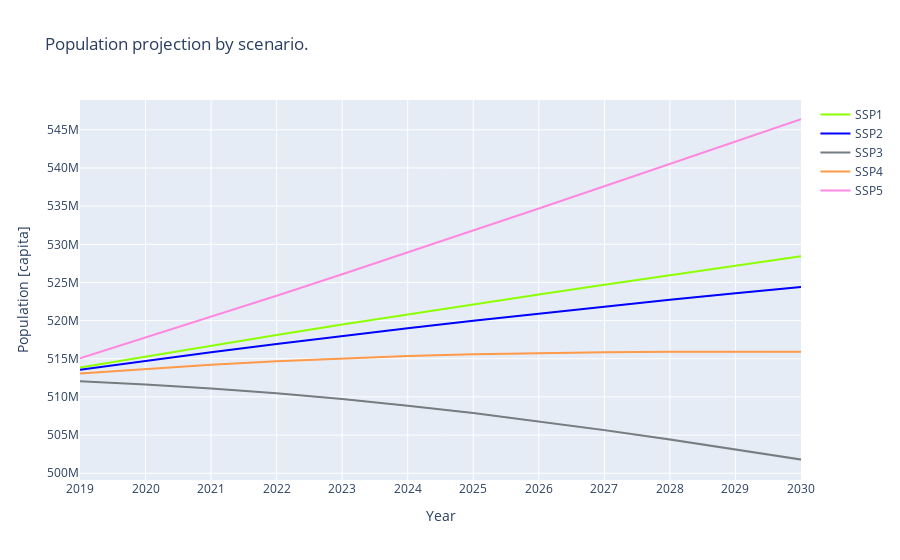
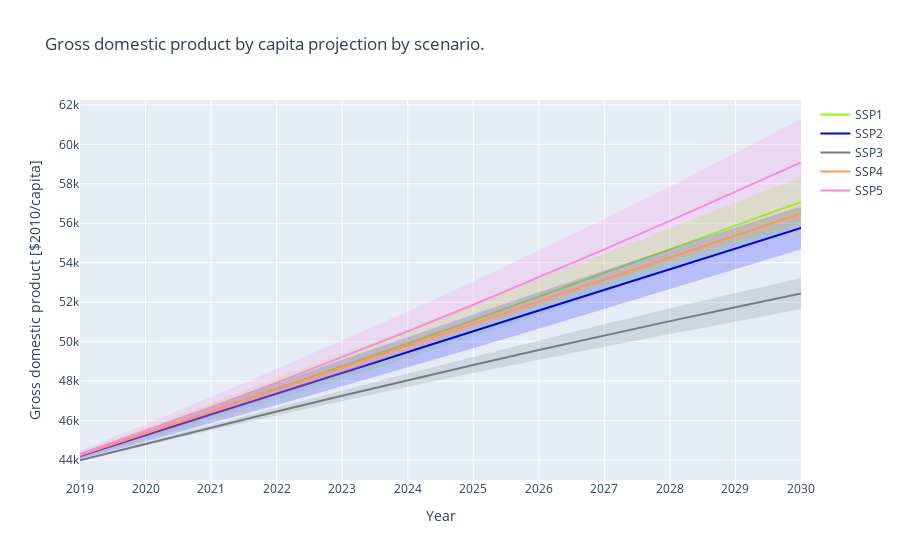
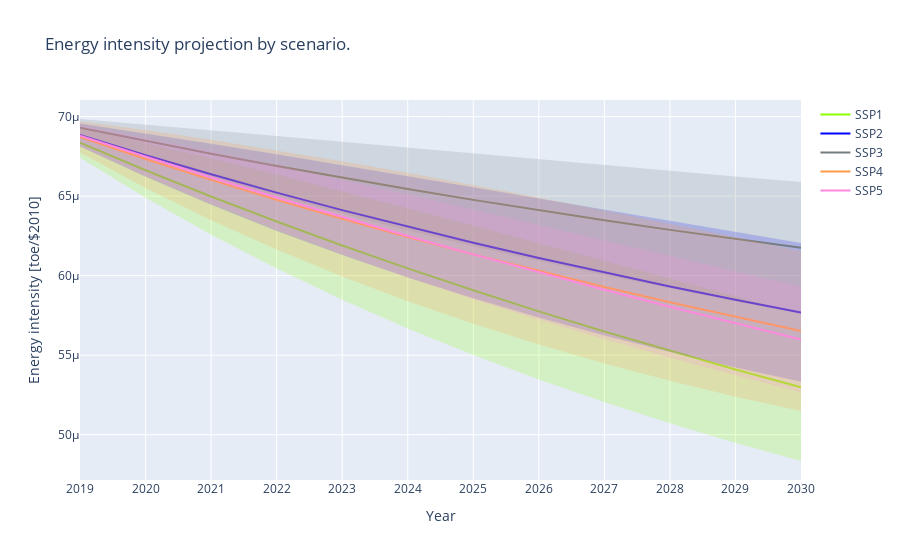
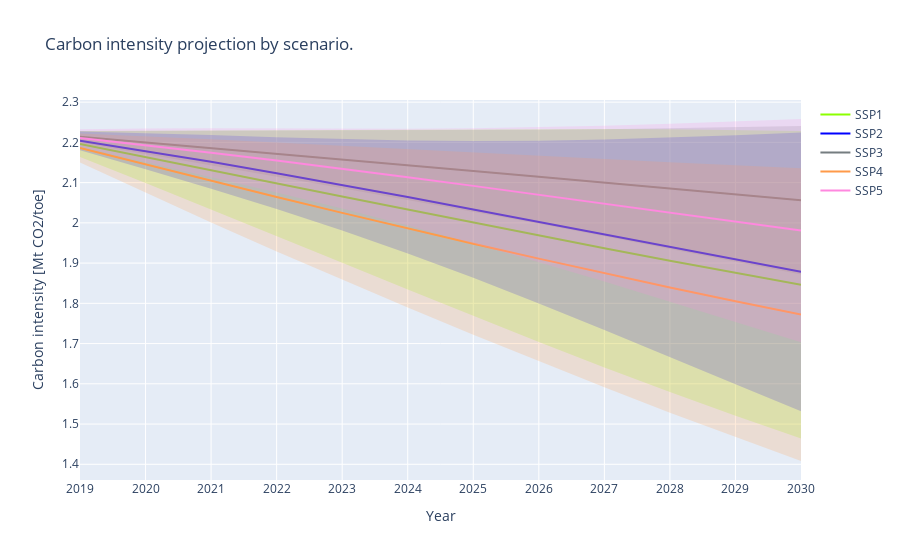

Here is the notebook cell these charts were saved with, in order:
### Code cell
import pandas as pd
import numpy as np
import plotly.graph_objects as go

from_dir = "proj_values_EU28/"

pop = ['pop_SSP1.csv', 'pop_SSP2.csv', 'pop_SSP3.csv', 'pop_SSP4.csv', 'pop_SSP5.csv']
gdpc = ['gdp_cap_SSP1.csv', 'gdp_cap_SSP2.csv', 'gdp_cap_SSP3.csv', 'gdp_cap_SSP4.csv', 'gdp_cap_SSP5.csv']
ei = ['EnergyIntensity_SSP1.csv', 'EnergyIntensity_SSP2.csv', 'EnergyIntensity_SSP3.csv', 'EnergyIntensity_SSP4.csv',
      'EnergyIntensity_SSP5.csv']
ci = ['CarbonIntensity_SSP1.csv', 'CarbonIntensity_SSP2.csv', 'CarbonIntensity_SSP3.csv', 'CarbonIntensity_SSP4.csv',
      'CarbonIntensity_SSP5.csv']

dates = np.arange(2019, 2031)
dates_rev = dates[::-1]

def plot_var(var, title, yaxis_name, file_name):
    fig = go.Figure()
    name_sc = ['SSP1', 'SSP2', 'SSP3', 'SSP4', 'SSP5']
    colors = ['rgba(140, 255, 0, 1)', 'rgba(0, 0, 255, 1)', 'rgba(117, 125, 128, 1)', 'rgba(255, 154, 73, 1)', 'rgba(255, 136, 223, 1)']
    colors_fill = ['rgba(140, 255, 0, 0.2)', 'rgba(0, 0, 255, 0.2)', 'rgba(117, 125, 128, 0.2)', 'rgba(255, 154, 73, 0.2)', 'rgba(255, 136, 223, 0.2)']
    for file in np.arange(len(var)):
        df = pd.read_csv(from_dir + var[file], index_col=['Unnamed: 0'])
        m = df.mean()
        std = df.std()
        df = pd.DataFrame({'mean': m, 'std': std})
        
        y_upper = m+std
        y_lower = m-std
        y_lower = y_lower[::-1]
        
        
        fig.add_trace(go.Scatter(
            x=np.concatenate((dates,dates_rev)),
            y=np.concatenate((y_upper,y_lower)),
            fill='toself',
            fillcolor=colors_fill[file],
            line_color='rgba(0, 0, 0, 0)',
            showlegend=False,
            name=name_sc[file],
        ))
        fig.add_trace(go.Scatter(
            x=dates,
            y=m,
            line_color=colors[file],
            showlegend=True,
            name=name_sc[file],
        ))
        
    fig.update_layout(
        title=title,
        xaxis_title="Year",
        yaxis_title= yaxis_name,
        xaxis = dict(
            tickmode = 'linear',
            dtick = 1
        )
    )
    
    fig.update_traces(mode='lines')
    fig.write_image("proj_values_EU28/scenarios_plots/{}.png".format(file_name))
    fig.show()
    

plot_var(pop, 'Population projection by scenario.', 'Population [capita]', 'pop')
plot_var(gdpc, 'Gross domestic product by capita projection by scenario.', 'Gross domestic product [$2010/capita]', 'gdpc')
plot_var(ei, 'Energy intensity projection by scenario.', 'Energy intensity [toe/$2010]', 'ei')
plot_var(ci, 'Carbon intensity projection by scenario.', 'Carbon intensity [Mt CO2/toe]', 'ci')

from_dir = from_dir + 'fuels/'
ssp = ['SSP1', 'SSP2', 'SSP3', 'SSP4', 'SSP5']
fuels = ['coal', 'gas', 'oil']

def plot_fuel(fuel, title, yaxis_name, file_name):
    fig = go.Figure()
    name_sc = ['SSP1', 'SSP2', 'SSP3', 'SSP4', 'SSP5']
    colors = ['rgba(140, 255, 0, 1)', 'rgba(0, 0, 255, 1)', 'rgba(117, 125, 128, 1)', 'rgba(255, 154, 73, 1)', 'rgba(255, 136, 223, 1)']
    colors_fill = ['rgba(140, 255, 0, 0.2)', 'rgba(0, 0, 255, 0.2)', 'rgba(117, 125, 128, 0.2)', 'rgba(255, 154, 73, 0.2)', 'rgba(255, 136, 223, 0.2)']
    for scen in np.arange(len(ssp)):
        df = pd.read_csv(from_dir+fuel+'_'+ssp[scen]+'.csv', index_col=['Unnamed: 0'])
        df = df.drop(['0'], axis=1)

        m = df.mean()
        std = df.std()
        df = pd.DataFrame({'mean': m, 'std': std})
        
        y_upper = m+std
        y_lower = m-std
        y_lower = y_lower[::-1]
        
    
        fig.add_trace(go.Scatter(
            x=np.concatenate((dates,dates_rev)),
            y=np.concatenate((y_upper,y_lower)),
            fill='toself',
            fillcolor=colors_fill[scen],
            line_color='rgba(0, 0, 0, 0)',
            showlegend=False,
            name=name_sc[scen],
        ))
        fig.add_trace(go.Scatter(
            x=dates,
            y=m,
            line_color=colors[scen],
            showlegend=True,
            name=name_sc[scen],
        ))
        
    fig.update_layout(
        title=title,
        xaxis_title="Year",
        yaxis_title= yaxis_name,
        xaxis = dict(
            tickmode = 'linear',
            dtick = 1
        )
    )
    
    fig.update_traces(mode='lines')
    fig.write_image("proj_values_EU28/fuels/{}.png".format(file_name))
    fig.show()
    
plot_fuel('coal', 'Coal consumption by scenario.', 'Total coal consumption [toe]', 'coal')
plot_fuel('gas', 'Gas consumption by scenario.', 'Total gas consumption [toe]', 'gas')
plot_fuel('oil', 'Oil consumption by scenario.', 'Total oil consumption [toe]', 'oil')

### Figure 1 — Plotly figure (JSON) as saved in the notebook; plotly's stock layout.template omitted (floating-point values rounded to 4 significant figures)
{"data": [{"fill": "toself", "fillcolor": "rgba(140, 255, 0, 0.2)", "line": {"color": "rgba(0, 0, 0, 0)"}, "mode": "lines", "name": "SSP1", "showlegend": false, "type": "scatter", "x": [2019, 2020, 2021, 2022, 2023, 2024, 2025, 2026, 2027, 2028, 2029, 2030, 2030, 2029, 2028, 2027, 2026, 2025, 2024, 2023, 2022, 2021, 2020, 2019], "y": [513800000.0, 515300000.0, 516700000.0, 518100000.0, 519500000.0, 520900000.0, 522200000.0, 523500000.0, 524800000.0, 526000000.0, 527300000.0, 528500000.0, 528400000.0, 527200000.0, 525900000.0, 524700000.0, 523400000.0, 522100000.0, 520800000.0, 519500000.0, 518100000.0, 516700000.0, 515300000.0, 513800000.0]}, {"line": {"color": "rgba(140, 255, 0, 1)"}, "mode": "lines", "name": "SSP1", "showlegend": true, "type": "scatter", "x": [2019, 2020, 2021, 2022, 2023, 2024, 2025, 2026, 2027, 2028, 2029, 2030], "y": [513800000.0, 515300000.0, 516700000.0, 518100000.0, 519500000.0, 520800000.0, 522100000.0, 523400000.0, 524700000.0, 526000000.0, 527200000.0, 528400000.0]}, {"fill": "toself", "fillcolor": "rgba(0, 0, 255, 0.2)", "line": {"color": "rgba(0, 0, 0, 0)"}, "mode": "lines", "name": "SSP2", "showlegend": false, "type": "scatter", "x": [2019, 2020, 2021, 2022, 2023, 2024, 2025, 2026, 2027, 2028, 2029, 2030, 2030, 2029, 2028, 2027, 2026, 2025, 2024, 2023, 2022, 2021, 2020, 2019], "y": [513600000.0, 514700000.0, 515900000.0, 517000000.0, 518000000.0, 519100000.0, 520000000.0, 521000000.0, 521900000.0, 522800000.0, 523700000.0, 524500000.0, 524300000.0, 523500000.0, 522700000.0, 521800000.0, 520900000.0, 519900000.0, 519000000.0, 517900000.0, 516900000.0, 515800000.0, 514700000.0, 513600000.0]}, {"line": {"color": "rgba(0, 0, 255, 1)"}, "mode": "lines", "name": "SSP2", "showlegend": true, "type": "scatter", "x": [2019, 2020, 2021, 2022, 2023, 2024, 2025, 2026, 2027, 2028, 2029, 2030], "y": [513600000.0, 514700000.0, 515800000.0, 516900000.0, 518000000.0, 519000000.0, 520000000.0, 520900000.0, 521900000.0, 522700000.0, 523600000.0, 524400000.0]}, {"fill": "toself", "fillcolor": "rgba(117, 125, 128, 0.2)", "line": {"color": "rgba(0, 0, 0, 0)"}, "mode": "lines", "name": "SSP3", "showlegend": false, "type": "scatter", "x": [2019, 2020, 2021, 2022, 2023, 2024, 2025, 2026, 2027, 2028, 2029, 2030, 2030, 2029, 2028, 2027, 2026, 2025, 2024, 2023, 2022, 2021, 2020, 2019], "y": [512100000.0, 511700000.0, 511200000.0, 510500000.0, 509800000.0, 508900000.0, 508000000.0, 506900000.0, 505800000.0, 504600000.0, 503300000.0, 502000000.0, 501600000.0, 503000000.0, 504300000.0, 505500000.0, 506700000.0, 507800000.0, 508800000.0, 509600000.0, 510400000.0, 511100000.0, 511600000.0, 512100000.0]}, {"line": {"color": "rgba(117, 125, 128, 1)"}, "mode": "lines", "name": "SSP3", "showlegend": true, "type": "scatter", "x": [2019, 2020, 2021, 2022, 2023, 2024, 2025, 2026, 2027, 2028, 2029, 2030], "y": [512100000.0, 511600000.0, 511100000.0, 510500000.0, 509700000.0, 508900000.0, 507900000.0, 506800000.0, 505700000.0, 504400000.0, 503100000.0, 501800000.0]}, {"fill": "toself", "fillcolor": "rgba(255, 154, 73, 0.2)", "line": {"color": "rgba(0, 0, 0, 0)"}, "mode": "lines", "name": "SSP4", "showlegend": false, "type": "scatter", "x": [2019, 2020, 2021, 2022, 2023, 2024, 2025, 2026, 2027, 2028, 2029, 2030, 2030, 2029, 2028, 2027, 2026, 2025, 2024, 2023, 2022, 2021, 2020, 2019], "y": [513100000.0, 513700000.0, 514200000.0, 514700000.0, 515100000.0, 515400000.0, 515700000.0, 515800000.0, 515900000.0, 516000000.0, 516000000.0, 516000000.0, 515800000.0, 515800000.0, 515800000.0, 515800000.0, 515700000.0, 515500000.0, 515300000.0, 515000000.0, 514700000.0, 514200000.0, 513700000.0, 513100000.0]}, {"line": {"color": "rgba(255, 154, 73, 1)"}, "mode": "lines", "name": "SSP4", "showlegend": true, "type": "scatter", "x": [2019, 2020, 2021, 2022, 2023, 2024, 2025, 2026, 2027, 2028, 2029, 2030], "y": [513100000.0, 513700000.0, 514200000.0, 514700000.0, 515100000.0, 515400000.0, 515600000.0, 515700000.0, 515800000.0, 515900000.0, 515900000.0, 515900000.0]}, {"fill": "toself", "fillcolor": "rgba(255, 136, 223, 0.2)", "line": {"color": "rgba(0, 0, 0, 0)"}, "mode": "lines", "name": "SSP5", "showlegend": false, "type": "scatter", "x": [2019, 2020, 2021, 2022, 2023, 2024, 2025, 2026, 2027, 2028, 2029, 2030, 2030, 2029, 2028, 2027, 2026, 2025, 2024, 2023, 2022, 2021, 2020, 2019], "y": [515000000.0, 517800000.0, 520500000.0, 523300000.0, 526100000.0, 528900000.0, 531800000.0, 534700000.0, 537600000.0, 540500000.0, 543500000.0, 546400000.0, 546400000.0, 543500000.0, 540500000.0, 537600000.0, 534700000.0, 531800000.0, 528900000.0, 526100000.0, 523300000.0, 520500000.0, 517800000.0, 515000000.0]}, {"line": {"color": "rgba(255, 136, 223, 1)"}, "mode": "lines", "name": "SSP5", "showlegend": true, "type": "scatter", "x": [2019, 2020, 2021, 2022, 2023, 2024, 2025, 2026, 2027, 2028, 2029, 2030], "y": [515000000.0, 517800000.0, 520500000.0, 523300000.0, 526100000.0, 528900000.0, 531800000.0, 534700000.0, 537600000.0, 540500000.0, 543500000.0, 546400000.0]}], "layout": {"title": {"text": "Population projection by scenario."}, "xaxis": {"dtick": 1, "tickmode": "linear", "title": {"text": "Year"}}, "yaxis": {"title": {"text": "Population [capita]"}}}}

### Figure 2 — Plotly figure (JSON) as saved in the notebook; plotly's stock layout.template omitted (floating-point values rounded to 4 significant figures)
{"data": [{"fill": "toself", "fillcolor": "rgba(140, 255, 0, 0.2)", "line": {"color": "rgba(0, 0, 0, 0)"}, "mode": "lines", "name": "SSP1", "showlegend": false, "type": "scatter", "x": [2019, 2020, 2021, 2022, 2023, 2024, 2025, 2026, 2027, 2028, 2029, 2030, 2030, 2029, 2028, 2027, 2026, 2025, 2024, 2023, 2022, 2021, 2020, 2019], "y": [44400.0, 45640.0, 46890.0, 48140.0, 49400.0, 50660.0, 51920.0, 53190.0, 54460.0, 55750.0, 57050.0, 58360.0, 55790.0, 54700.0, 53590.0, 52480.0, 51370.0, 50260.0, 49170.0, 48100.0, 47060.0, 46040.0, 45060.0, 44090.0]}, {"line": {"color": "rgba(140, 255, 0, 1)"}, "mode": "lines", "name": "SSP1", "showlegend": true, "type": "scatter", "x": [2019, 2020, 2021, 2022, 2023, 2024, 2025, 2026, 2027, 2028, 2029, 2030], "y": [44240.0, 45350.0, 46470.0, 47600.0, 48750.0, 49910.0, 51090.0, 52280.0, 53470.0, 54670.0, 55870.0, 57070.0]}, {"fill": "toself", "fillcolor": "rgba(0, 0, 255, 0.2)", "line": {"color": "rgba(0, 0, 0, 0)"}, "mode": "lines", "name": "SSP2", "showlegend": false, "type": "scatter", "x": [2019, 2020, 2021, 2022, 2023, 2024, 2025, 2026, 2027, 2028, 2029, 2030, 2030, 2029, 2028, 2027, 2026, 2025, 2024, 2023, 2022, 2021, 2020, 2019], "y": [44350.0, 45550.0, 46740.0, 47920.0, 49080.0, 50240.0, 51380.0, 52500.0, 53610.0, 54710.0, 55790.0, 56850.0, 54680.0, 53670.0, 52660.0, 51650.0, 50660.0, 49670.0, 48700.0, 47740.0, 46790.0, 45860.0, 44950.0, 44040.0]}, {"line": {"color": "rgba(0, 0, 255, 1)"}, "mode": "lines", "name": "SSP2", "showlegend": true, "type": "scatter", "x": [2019, 2020, 2021, 2022, 2023, 2024, 2025, 2026, 2027, 2028, 2029, 2030], "y": [44200.0, 45250.0, 46300.0, 47350.0, 48410.0, 49470.0, 50530.0, 51580.0, 52630.0, 53680.0, 54730.0, 55770.0]}, {"fill": "toself", "fillcolor": "rgba(117, 125, 128, 0.2)", "line": {"color": "rgba(0, 0, 0, 0)"}, "mode": "lines", "name": "SSP3", "showlegend": false, "type": "scatter", "x": [2019, 2020, 2021, 2022, 2023, 2024, 2025, 2026, 2027, 2028, 2029, 2030, 2030, 2029, 2028, 2027, 2026, 2025, 2024, 2023, 2022, 2021, 2020, 2019], "y": [44040.0, 44920.0, 45790.0, 46660.0, 47530.0, 48380.0, 49230.0, 50070.0, 50890.0, 51690.0, 52470.0, 53220.0, 51650.0, 51030.0, 50390.0, 49750.0, 49080.0, 48410.0, 47710.0, 47000.0, 46260.0, 45510.0, 44740.0, 43950.0]}, {"line": {"color": "rgba(117, 125, 128, 1)"}, "mode": "lines", "name": "SSP3", "showlegend": true, "type": "scatter", "x": [2019, 2020, 2021, 2022, 2023, 2024, 2025, 2026, 2027, 2028, 2029, 2030], "y": [44000.0, 44830.0, 45650.0, 46460.0, 47260.0, 48050.0, 48820.0, 49580.0, 50320.0, 51040.0, 51750.0, 52440.0]}, {"fill": "toself", "fillcolor": "rgba(255, 154, 73, 0.2)", "line": {"color": "rgba(0, 0, 0, 0)"}, "mode": "lines", "name": "SSP4", "showlegend": false, "type": "scatter", "x": [2019, 2020, 2021, 2022, 2023, 2024, 2025, 2026, 2027, 2028, 2029, 2030, 2030, 2029, 2028, 2027, 2026, 2025, 2024, 2023, 2022, 2021, 2020, 2019], "y": [44340.0, 45520.0, 46680.0, 47830.0, 48950.0, 50060.0, 51150.0, 52240.0, 53350.0, 54510.0, 55720.0, 56950.0, 56040.0, 55070.0, 54060.0, 52980.0, 51850.0, 50680.0, 49530.0, 48400.0, 47290.0, 46220.0, 45170.0, 44150.0]}, {"line": {"color": "rgba(255, 154, 73, 1)"}, "mode": "lines", "name": "SSP4", "showlegend": true, "type": "scatter", "x": [2019, 2020, 2021, 2022, 2023, 2024, 2025, 2026, 2027, 2028, 2029, 2030], "y": [44250.0, 45340.0, 46450.0, 47560.0, 48680.0, 49800.0, 50920.0, 52040.0, 53170.0, 54280.0, 55390.0, 56500.0]}, {"fill": "toself", "fillcolor": "rgba(255, 136, 223, 0.2)", "line": {"color": "rgba(0, 0, 0, 0)"}, "mode": "lines", "name": "SSP5", "showlegend": false, "type": "scatter", "x": [2019, 2020, 2021, 2022, 2023, 2024, 2025, 2026, 2027, 2028, 2029, 2030, 2030, 2029, 2028, 2027, 2026, 2025, 2024, 2023, 2022, 2021, 2020, 2019], "y": [44480.0, 45830.0, 47200.0, 48610.0, 50050.0, 51530.0, 53050.0, 54620.0, 56220.0, 57870.0, 59550.0, 61280.0, 56870.0, 55620.0, 54370.0, 53130.0, 51910.0, 50690.0, 49510.0, 48360.0, 47240.0, 46170.0, 45130.0, 44120.0]}, {"line": {"color": "rgba(255, 136, 223, 1)"}, "mode": "lines", "name": "SSP5", "showlegend": true, "type": "scatter", "x": [2019, 2020, 2021, 2022, 2023, 2024, 2025, 2026, 2027, 2028, 2029, 2030], "y": [44300.0, 45480.0, 46680.0, 47930.0, 49210.0, 50520.0, 51870.0, 53260.0, 54680.0, 56120.0, 57590.0, 59080.0]}], "layout": {"title": {"text": "Gross domestic product by capita projection by scenario."}, "xaxis": {"dtick": 1, "tickmode": "linear", "title": {"text": "Year"}}, "yaxis": {"title": {"text": "Gross domestic product [$2010/capita]"}}}}

### Figure 3 — Plotly figure (JSON) as saved in the notebook; plotly's stock layout.template omitted (floating-point values rounded to 4 significant figures)
{"data": [{"fill": "toself", "fillcolor": "rgba(140, 255, 0, 0.2)", "line": {"color": "rgba(0, 0, 0, 0)"}, "mode": "lines", "name": "SSP1", "showlegend": false, "type": "scatter", "x": [2019, 2020, 2021, 2022, 2023, 2024, 2025, 2026, 2027, 2028, 2029, 2030, 2030, 2029, 2028, 2027, 2026, 2025, 2024, 2023, 2022, 2021, 2020, 2019], "y": [6.93e-05, 6.836e-05, 6.738e-05, 6.636e-05, 6.531e-05, 6.424e-05, 6.315e-05, 6.205e-05, 6.094e-05, 5.983e-05, 5.871e-05, 5.76e-05, 4.834e-05, 4.948e-05, 5.071e-05, 5.203e-05, 5.346e-05, 5.501e-05, 5.668e-05, 5.848e-05, 6.045e-05, 6.258e-05, 6.489e-05, 6.742e-05]}, {"line": {"color": "rgba(140, 255, 0, 1)"}, "mode": "lines", "name": "SSP1", "showlegend": true, "type": "scatter", "x": [2019, 2020, 2021, 2022, 2023, 2024, 2025, 2026, 2027, 2028, 2029, 2030], "y": [6.836e-05, 6.663e-05, 6.498e-05, 6.34e-05, 6.19e-05, 6.046e-05, 5.908e-05, 5.775e-05, 5.649e-05, 5.527e-05, 5.41e-05, 5.297e-05]}, {"fill": "toself", "fillcolor": "rgba(0, 0, 255, 0.2)", "line": {"color": "rgba(0, 0, 0, 0)"}, "mode": "lines", "name": "SSP2", "showlegend": false, "type": "scatter", "x": [2019, 2020, 2021, 2022, 2023, 2024, 2025, 2026, 2027, 2028, 2029, 2030, 2030, 2029, 2028, 2027, 2026, 2025, 2024, 2023, 2022, 2021, 2020, 2019], "y": [6.958e-05, 6.895e-05, 6.83e-05, 6.763e-05, 6.695e-05, 6.626e-05, 6.556e-05, 6.486e-05, 6.415e-05, 6.345e-05, 6.275e-05, 6.205e-05, 5.332e-05, 5.422e-05, 5.519e-05, 5.624e-05, 5.737e-05, 5.858e-05, 5.989e-05, 6.129e-05, 6.281e-05, 6.445e-05, 6.622e-05, 6.813e-05]}, {"line": {"color": "rgba(0, 0, 255, 1)"}, "mode": "lines", "name": "SSP2", "showlegend": true, "type": "scatter", "x": [2019, 2020, 2021, 2022, 2023, 2024, 2025, 2026, 2027, 2028, 2029, 2030], "y": [6.885e-05, 6.758e-05, 6.637e-05, 6.522e-05, 6.412e-05, 6.307e-05, 6.207e-05, 6.111e-05, 6.02e-05, 5.932e-05, 5.849e-05, 5.769e-05]}, {"fill": "toself", "fillcolor": "rgba(117, 125, 128, 0.2)", "line": {"color": "rgba(0, 0, 0, 0)"}, "mode": "lines", "name": "SSP3", "showlegend": false, "type": "scatter", "x": [2019, 2020, 2021, 2022, 2023, 2024, 2025, 2026, 2027, 2028, 2029, 2030, 2030, 2029, 2028, 2027, 2026, 2025, 2024, 2023, 2022, 2021, 2020, 2019], "y": [6.985e-05, 6.951e-05, 6.915e-05, 6.879e-05, 6.842e-05, 6.805e-05, 6.768e-05, 6.731e-05, 6.694e-05, 6.658e-05, 6.623e-05, 6.589e-05, 5.76e-05, 5.837e-05, 5.918e-05, 6.002e-05, 6.092e-05, 6.185e-05, 6.285e-05, 6.39e-05, 6.501e-05, 6.619e-05, 6.744e-05, 6.877e-05]}, {"line": {"color": "rgba(117, 125, 128, 1)"}, "mode": "lines", "name": "SSP3", "showlegend": true, "type": "scatter", "x": [2019, 2020, 2021, 2022, 2023, 2024, 2025, 2026, 2027, 2028, 2029, 2030], "y": [6.931e-05, 6.847e-05, 6.767e-05, 6.69e-05, 6.616e-05, 6.545e-05, 6.477e-05, 6.411e-05, 6.348e-05, 6.288e-05, 6.23e-05, 6.175e-05]}, {"fill": "toself", "fillcolor": "rgba(255, 154, 73, 0.2)", "line": {"color": "rgba(0, 0, 0, 0)"}, "mode": "lines", "name": "SSP4", "showlegend": false, "type": "scatter", "x": [2019, 2020, 2021, 2022, 2023, 2024, 2025, 2026, 2027, 2028, 2029, 2030, 2030, 2029, 2028, 2027, 2026, 2025, 2024, 2023, 2022, 2021, 2020, 2019], "y": [6.971e-05, 6.916e-05, 6.855e-05, 6.79e-05, 6.72e-05, 6.647e-05, 6.571e-05, 6.492e-05, 6.41e-05, 6.327e-05, 6.242e-05, 6.155e-05, 5.148e-05, 5.239e-05, 5.338e-05, 5.447e-05, 5.566e-05, 5.697e-05, 5.839e-05, 5.994e-05, 6.164e-05, 6.349e-05, 6.552e-05, 6.774e-05]}, {"line": {"color": "rgba(255, 154, 73, 1)"}, "mode": "lines", "name": "SSP4", "showlegend": true, "type": "scatter", "x": [2019, 2020, 2021, 2022, 2023, 2024, 2025, 2026, 2027, 2028, 2029, 2030], "y": [6.872e-05, 6.734e-05, 6.602e-05, 6.477e-05, 6.357e-05, 6.243e-05, 6.134e-05, 6.029e-05, 5.929e-05, 5.833e-05, 5.74e-05, 5.652e-05]}, {"fill": "toself", "fillcolor": "rgba(255, 136, 223, 0.2)", "line": {"color": "rgba(0, 0, 0, 0)"}, "mode": "lines", "name": "SSP5", "showlegend": false, "type": "scatter", "x": [2019, 2020, 2021, 2022, 2023, 2024, 2025, 2026, 2027, 2028, 2029, 2030, 2030, 2029, 2028, 2027, 2026, 2025, 2024, 2023, 2022, 2021, 2020, 2019], "y": [6.944e-05, 6.865e-05, 6.781e-05, 6.694e-05, 6.604e-05, 6.511e-05, 6.416e-05, 6.319e-05, 6.222e-05, 6.124e-05, 6.027e-05, 5.931e-05, 5.264e-05, 5.372e-05, 5.484e-05, 5.6e-05, 5.723e-05, 5.852e-05, 5.989e-05, 6.134e-05, 6.289e-05, 6.453e-05, 6.629e-05, 6.817e-05]}, {"line": {"color": "rgba(255, 136, 223, 1)"}, "mode": "lines", "name": "SSP5", "showlegend": true, "type": "scatter", "x": [2019, 2020, 2021, 2022, 2023, 2024, 2025, 2026, 2027, 2028, 2029, 2030], "y": [6.881e-05, 6.747e-05, 6.617e-05, 6.491e-05, 6.369e-05, 6.25e-05, 6.134e-05, 6.021e-05, 5.911e-05, 5.804e-05, 5.699e-05, 5.598e-05]}], "layout": {"title": {"text": "Energy intensity projection by scenario."}, "xaxis": {"dtick": 1, "tickmode": "linear", "title": {"text": "Year"}}, "yaxis": {"title": {"text": "Energy intensity [toe/$2010]"}}}}

### Figure 4 — Plotly figure (JSON) as saved in the notebook; plotly's stock layout.template omitted (floating-point values rounded to 4 significant figures)
{"data": [{"fill": "toself", "fillcolor": "rgba(140, 255, 0, 0.2)", "line": {"color": "rgba(0, 0, 0, 0)"}, "mode": "lines", "name": "SSP1", "showlegend": false, "type": "scatter", "x": [2019, 2020, 2021, 2022, 2023, 2024, 2025, 2026, 2027, 2028, 2029, 2030, 2030, 2029, 2028, 2027, 2026, 2025, 2024, 2023, 2022, 2021, 2020, 2019], "y": [2.228, 2.228, 2.229, 2.23, 2.231, 2.232, 2.233, 2.233, 2.233, 2.232, 2.231, 2.228, 1.464, 1.521, 1.579, 1.641, 1.704, 1.769, 1.834, 1.901, 1.968, 2.034, 2.099, 2.164]}, {"line": {"color": "rgba(140, 255, 0, 1)"}, "mode": "lines", "name": "SSP1", "showlegend": true, "type": "scatter", "x": [2019, 2020, 2021, 2022, 2023, 2024, 2025, 2026, 2027, 2028, 2029, 2030], "y": [2.196, 2.164, 2.131, 2.099, 2.066, 2.033, 2.001, 1.968, 1.937, 1.906, 1.876, 1.846]}, {"fill": "toself", "fillcolor": "rgba(0, 0, 255, 0.2)", "line": {"color": "rgba(0, 0, 0, 0)"}, "mode": "lines", "name": "SSP2", "showlegend": false, "type": "scatter", "x": [2019, 2020, 2021, 2022, 2023, 2024, 2025, 2026, 2027, 2028, 2029, 2030, 2030, 2029, 2028, 2027, 2026, 2025, 2024, 2023, 2022, 2021, 2020, 2019], "y": [2.227, 2.224, 2.218, 2.213, 2.208, 2.204, 2.203, 2.204, 2.207, 2.212, 2.218, 2.225, 1.532, 1.599, 1.667, 1.734, 1.8, 1.863, 1.924, 1.981, 2.034, 2.085, 2.133, 2.18]}, {"line": {"color": "rgba(0, 0, 255, 1)"}, "mode": "lines", "name": "SSP2", "showlegend": true, "type": "scatter", "x": [2019, 2020, 2021, 2022, 2023, 2024, 2025, 2026, 2027, 2028, 2029, 2030], "y": [2.204, 2.178, 2.152, 2.124, 2.094, 2.064, 2.033, 2.002, 1.971, 1.939, 1.908, 1.878]}, {"fill": "toself", "fillcolor": "rgba(117, 125, 128, 0.2)", "line": {"color": "rgba(0, 0, 0, 0)"}, "mode": "lines", "name": "SSP3", "showlegend": false, "type": "scatter", "x": [2019, 2020, 2021, 2022, 2023, 2024, 2025, 2026, 2027, 2028, 2029, 2030, 2030, 2029, 2028, 2027, 2026, 2025, 2024, 2023, 2022, 2021, 2020, 2019], "y": [2.229, 2.229, 2.229, 2.229, 2.229, 2.229, 2.23, 2.231, 2.233, 2.235, 2.237, 2.241, 1.872, 1.904, 1.936, 1.967, 1.998, 2.028, 2.057, 2.086, 2.115, 2.143, 2.171, 2.199]}, {"line": {"color": "rgba(117, 125, 128, 1)"}, "mode": "lines", "name": "SSP3", "showlegend": true, "type": "scatter", "x": [2019, 2020, 2021, 2022, 2023, 2024, 2025, 2026, 2027, 2028, 2029, 2030], "y": [2.214, 2.2, 2.186, 2.172, 2.158, 2.143, 2.129, 2.114, 2.1, 2.085, 2.071, 2.056]}, {"fill": "toself", "fillcolor": "rgba(255, 154, 73, 0.2)", "line": {"color": "rgba(0, 0, 0, 0)"}, "mode": "lines", "name": "SSP4", "showlegend": false, "type": "scatter", "x": [2019, 2020, 2021, 2022, 2023, 2024, 2025, 2026, 2027, 2028, 2029, 2030, 2030, 2029, 2028, 2027, 2026, 2025, 2024, 2023, 2022, 2021, 2020, 2019], "y": [2.222, 2.215, 2.208, 2.2, 2.191, 2.183, 2.175, 2.166, 2.159, 2.151, 2.143, 2.136, 1.408, 1.467, 1.528, 1.591, 1.656, 1.722, 1.789, 1.858, 1.929, 2.001, 2.074, 2.15]}, {"line": {"color": "rgba(255, 154, 73, 1)"}, "mode": "lines", "name": "SSP4", "showlegend": true, "type": "scatter", "x": [2019, 2020, 2021, 2022, 2023, 2024, 2025, 2026, 2027, 2028, 2029, 2030], "y": [2.186, 2.145, 2.104, 2.064, 2.025, 1.986, 1.948, 1.911, 1.875, 1.84, 1.805, 1.772]}, {"fill": "toself", "fillcolor": "rgba(255, 136, 223, 0.2)", "line": {"color": "rgba(0, 0, 0, 0)"}, "mode": "lines", "name": "SSP5", "showlegend": false, "type": "scatter", "x": [2019, 2020, 2021, 2022, 2023, 2024, 2025, 2026, 2027, 2028, 2029, 2030, 2030, 2029, 2028, 2027, 2026, 2025, 2024, 2023, 2022, 2021, 2020, 2019], "y": [2.233, 2.235, 2.235, 2.234, 2.234, 2.234, 2.235, 2.237, 2.241, 2.246, 2.252, 2.258, 1.703, 1.754, 1.804, 1.854, 1.902, 1.949, 1.993, 2.035, 2.075, 2.114, 2.151, 2.189]}, {"line": {"color": "rgba(255, 136, 223, 1)"}, "mode": "lines", "name": "SSP5", "showlegend": true, "type": "scatter", "x": [2019, 2020, 2021, 2022, 2023, 2024, 2025, 2026, 2027, 2028, 2029, 2030], "y": [2.211, 2.193, 2.174, 2.155, 2.134, 2.113, 2.092, 2.07, 2.048, 2.025, 2.003, 1.981]}], "layout": {"title": {"text": "Carbon intensity projection by scenario."}, "xaxis": {"dtick": 1, "tickmode": "linear", "title": {"text": "Year"}}, "yaxis": {"title": {"text": "Carbon intensity [Mt CO2/toe]"}}}}
